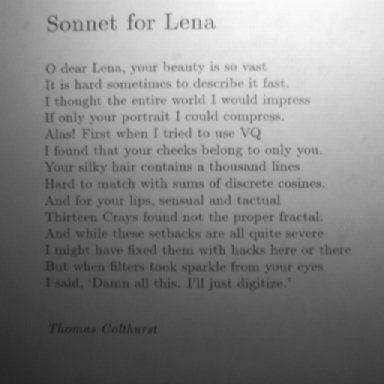
#> input picture sample1.jpg, 384 x 384 px, found by its file name
$ python ADAPTIVE_THRESHOLDING.py
#> lines starting #> are read from the running program, lines starting #| are printed output that depends on the picture; after the words box and inside, x2 and y2 are one past the last pixel; in counts of white or black regions, pixels touching at a corner belong together
import cv2
img = cv2.imread('sample1.jpg',0)
#> img is the input picture: shape (384, 384); min 34, max 250, mean 133
#a_,threshold = cv2.threshold(img, 150, 255, cv2.THRESH_BINARY)
adaptive_threshold = cv2.adaptiveThreshold(img, 255,
                                             cv2.ADAPTIVE_THRESH_GAUSSIAN_C,
                                             cv2.THRESH_BINARY, 11,2);
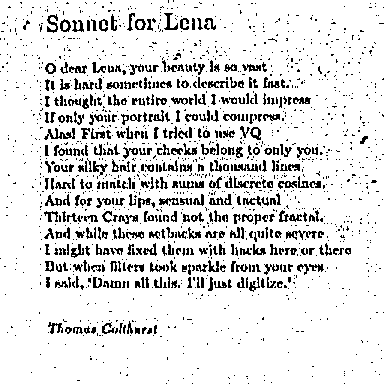
#> adaptive_threshold: shape (384, 384); 87.5% white; black in thin lines or dots

#cv2.imshow('thresh', threshold)
cv2.imshow('adaptive', adaptive_threshold)
cv2.imshow('image', img)
cv2.waitKey(0)
cv2.destroyAllWindows()

$ run again, with butterfly.jpg copied over sample1.jpg
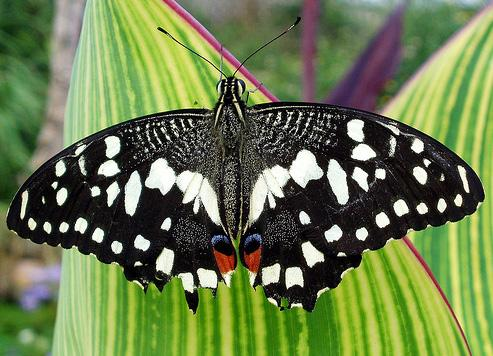
#> input picture butterfly.jpg, 493 x 356 px, found by its file name
#> `img = cv2.imread('sample1.jpg',0)`:
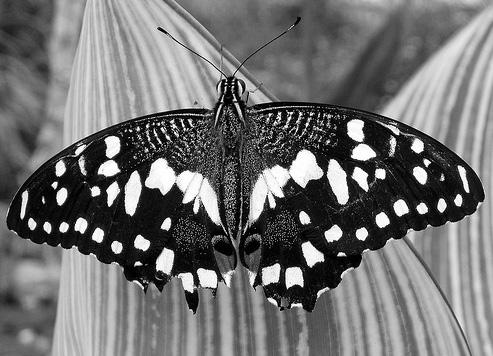
#> img: shape (356, 493); min 0, max 255, mean 113.3
#> `adaptive_threshold = cv2.adaptiveThreshold(img, 255, cv2.ADAPTIVE_THRE..`:
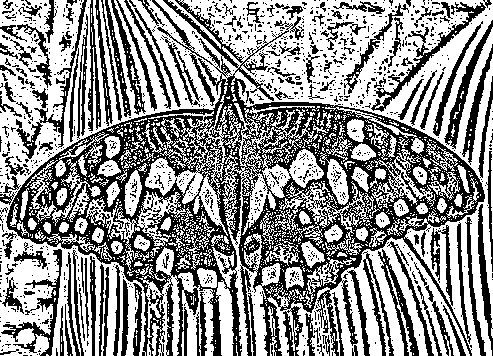
#> adaptive_threshold: shape (356, 493); 57.1% white; 1199 black regions (1053 under 20 px), largest, box (x1, y1, x2, y2) and area: (6, 0, 485, 356) 43439, (371, 2, 486, 112) 1352, (16, 0, 87, 159) 1333

$ run again, with input.jpg copied over sample1.jpg
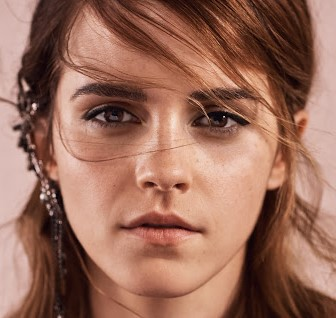
#> input picture input.jpg, 336 x 318 px, found by its file name
#> `img = cv2.imread('sample1.jpg',0)`:
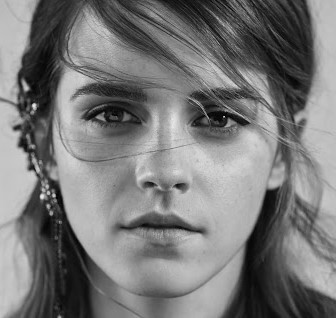
#> img: shape (318, 336); min 0, max 234, mean 120.4
#> `adaptive_threshold = cv2.adaptiveThreshold(img, 255, cv2.ADAPTIVE_THRE..`:
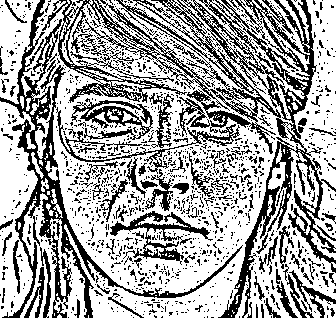
#> adaptive_threshold: shape (318, 336); 64.6% white; black in thin lines or dots
